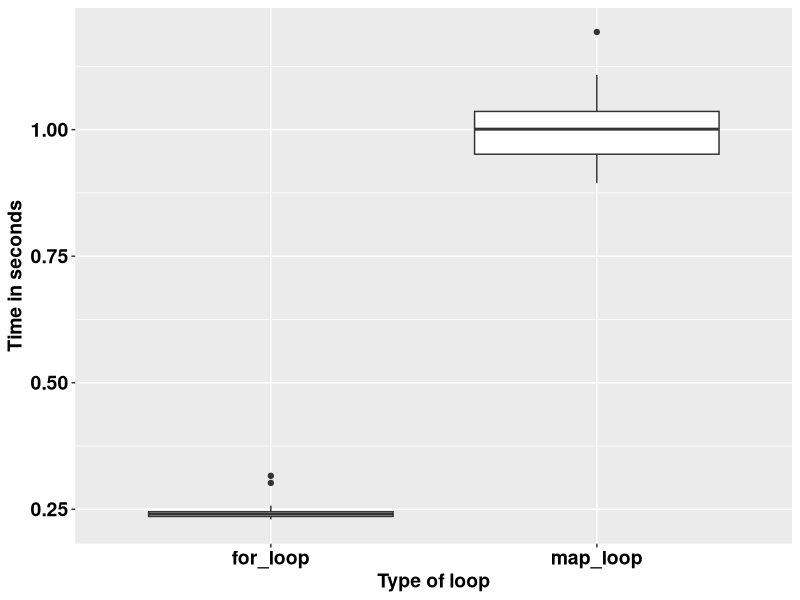

Here is the R script that generated this plot:
## ---- chunk 1
knitr::opts_chunk$set(echo = TRUE)
## ---- chunk 2
square <- function(a) a**2
square(3)
## ---- chunk 3
square <- function(b){ # Create the function name, called square
  b**2
}
square(3)
## ---- chunk 4
square <- function(c){ 
  product <- c**2
  return(product)
}
square(3)
## ---- chunk 5
square <- function(d){
  product <- d**2
  print(product)
}
square(5)
## ---- chunk 6
square <- function(e){
  product <- e**2
  (product)
}
square(9)
## ---- chunk 7
square <- function(f){
  product <- f**2
  show(product)
}
square(9)
## ---- chunk 8
square_root <- function(b){
  product <- b^0.5 # The square root of a number is the number raised to power half
  return(product/2)
}
square_root(9)
## ---- chunk 9
square_root
## ---- chunk 10
square(-10:10)
## ---- chunk 11
square_root(c(-26, 1:15, 158))
## ---- chunk 12
m <- list(12, 18, 345)
square_root(m[[2]])
## ---- chunk 13
rescale <- function(x){
  m <- mean(x)
  s <- sd(x)
  (x - m) / s
}
rescale(c(-52, 58, 46, 99))
## ---- chunk 14
rescale <- function(x, only_translate){
  m <- mean(x)
  translated <- x - m
  if (only_translate) return(translated)
  s <- sd(x)
  translated / s
}

rescale(x = 1:6, only_translate = TRUE)
## ---- chunk 15
rescale <- function(x, only_translate){
  m <- mean(x)
  translated <- x - m
  if (only_translate) return(translated)
  s <- sd(x)
  translated / s
}

rescale(x = 1:4, only_translate = FALSE)
## ---- chunk 16
rescale(only_translate = TRUE, x = 1:4)
## ---- chunk 17
rescale(x = 1:4, TRUE)
rescale(TRUE, x = 1:4)
rescale(1:4, only_translate = T)
rescale(only_translate = T, 1:4)
## ---- chunk 18
rescale(1:4, o = T)
rescale(o = T, 1:4)
## ---- chunk 19
rescale <- function(x, only_translate = FALSE){
  m <- mean(x)
  translated <- x - m
  if(only_translate) return(translated)
  s <- sd(x)
  translated / s
}
## ---- chunk 20
rescale(1:4) # This runs with only_translate being taken as FALSE by default.
## ---- chunk 21
rescale <- function(x, ...){
  m <- mean(x, ...)
  s <- sd(x, ...)
  (x - m) / s
}

rescale(1:4) # 
## ---- chunk 22
x <- c(NA, 1:3)
rescale(x)
## ---- chunk 23
x <- c(NA, 1:3)
rescale(x, na.rm = TRUE)
## ---- chunk 24
some_function <- function(x) x
other_function <- function(x, ...) x
# some_function(1:4, foo = "bar") # This does not run because there was no allowance.
other_function(1:4, foo = "bar")

## ---- chunk 25
f <- function(...) list(...)
g <- function(x, y, ...) f(...)
g(x = 1, y = 2, z = 3, w = 4)
## ---- chunk 26
compare_rasters <- function(x) {
  if (sum(x > 0.5, na.rm = TRUE) > 7) {
    return(1)
  } else {
    return(0)
  }
  
}
## ---- chunk 27
library(tidyverse)
volumes <- rnorm(1000000)

for_loop <- vector()

for (k in 1:20) {
  for_loop[k] <- system.time(for (i in 1:length(volumes)) {
    2.3 * volumes[i] ^ 9
  })
}

map_loop <- vector()
for (j in 1:20) {
  map_loop[j] <- system.time(map_vec(volumes, \(x) 2.3 * x ^ 9))
}
## ---- chunk 28
data.frame(for_loop = for_loop, map_loop = map_loop) %>% 
  gather(key = "key", value = "value") %>% 
  ggplot(aes(key, value)) +
  geom_boxplot() +
  labs(x = "Type of loop",
       y = "Time in seconds") +
  theme(text = element_text(size = 14, face = "bold", colour = "black")) +
  theme(axis.text = element_text(size = 14, face = "bold", colour = "black"))
## ---- chunk 29
library(stringr)
library(lubridate)

vec <- c("Today is 23rd Nov 2023")

# The task is to get the date information and make it a date object.

pattern <- "\\d{1,2}th \\[A-Za-z]+ \\d{4}"

date_object <- str_extract(vec, pattern)

date_object <- str_replace(date_object, "th", "")

date_object <- str_replace(date_object, "Sept", "9")

date_object <- dmy(date_object)

print(date_object)
